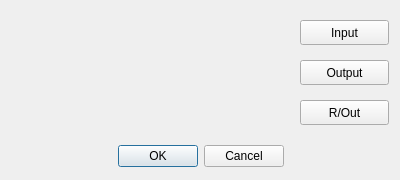
<?xml version="1.0" encoding="UTF-8"?>
<ui version="4.0">
 <class>Example2DialogBase</class>
 <widget class="QDialog" name="Example2DialogBase">
  <property name="geometry">
   <rect>
    <x>0</x>
    <y>0</y>
    <width>400</width>
    <height>180</height>
   </rect>
  </property>
  <property name="windowTitle">
   <string>Example2</string>
  </property>
  <widget class="QDialogButtonBox" name="button_box">
   <property name="geometry">
    <rect>
     <x>30</x>
     <y>140</y>
     <width>341</width>
     <height>32</height>
    </rect>
   </property>
   <property name="orientation">
    <enum>Qt::Horizontal</enum>
   </property>
   <property name="standardButtons">
    <set>QDialogButtonBox::Cancel|QDialogButtonBox::Ok</set>
   </property>
   <property name="centerButtons">
    <bool>true</bool>
   </property>
  </widget>
  <widget class="QgsFileWidget" name="mQgsFileWidget">
   <property name="geometry">
    <rect>
     <x>19</x>
     <y>20</y>
     <width>271</width>
     <height>27</height>
    </rect>
   </property>
  </widget>
  <widget class="QgsFileWidget" name="mQgsFileWidget_2">
   <property name="geometry">
    <rect>
     <x>20</x>
     <y>60</y>
     <width>271</width>
     <height>27</height>
    </rect>
   </property>
  </widget>
  <widget class="QgsFileWidget" name="mQgsFileWidget_3">
   <property name="geometry">
    <rect>
     <x>20</x>
     <y>100</y>
     <width>271</width>
     <height>27</height>
    </rect>
   </property>
  </widget>
  <widget class="QPushButton" name="pushButton_">
   <property name="geometry">
    <rect>
     <x>300</x>
     <y>20</y>
     <width>89</width>
     <height>25</height>
    </rect>
   </property>
   <property name="text">
    <string>Input</string>
   </property>
  </widget>
  <widget class="QPushButton" name="pushButton_2">
   <property name="geometry">
    <rect>
     <x>300</x>
     <y>60</y>
     <width>89</width>
     <height>25</height>
    </rect>
   </property>
   <property name="text">
    <string>Output</string>
   </property>
  </widget>
  <widget class="QPushButton" name="pushButton_3">
   <property name="geometry">
    <rect>
     <x>300</x>
     <y>100</y>
     <width>89</width>
     <height>25</height>
    </rect>
   </property>
   <property name="text">
    <string>R/Out</string>
   </property>
  </widget>
 </widget>
 <customwidgets>
  <customwidget>
   <class>QgsFileWidget</class>
   <extends>QWidget</extends>
   <header>qgsfilewidget.h</header>
  </customwidget>
 </customwidgets>
 <resources/>
 <connections>
  <connection>
   <sender>button_box</sender>
   <signal>accepted()</signal>
   <receiver>Example2DialogBase</receiver>
   <slot>accept()</slot>
   <hints>
    <hint type="sourcelabel">
     <x>20</x>
     <y>20</y>
    </hint>
    <hint type="destinationlabel">
     <x>20</x>
     <y>20</y>
    </hint>
   </hints>
  </connection>
  <connection>
   <sender>button_box</sender>
   <signal>rejected()</signal>
   <receiver>Example2DialogBase</receiver>
   <slot>reject()</slot>
   <hints>
    <hint type="sourcelabel">
     <x>20</x>
     <y>20</y>
    </hint>
    <hint type="destinationlabel">
     <x>20</x>
     <y>20</y>
    </hint>
   </hints>
  </connection>
 </connections>
</ui>
